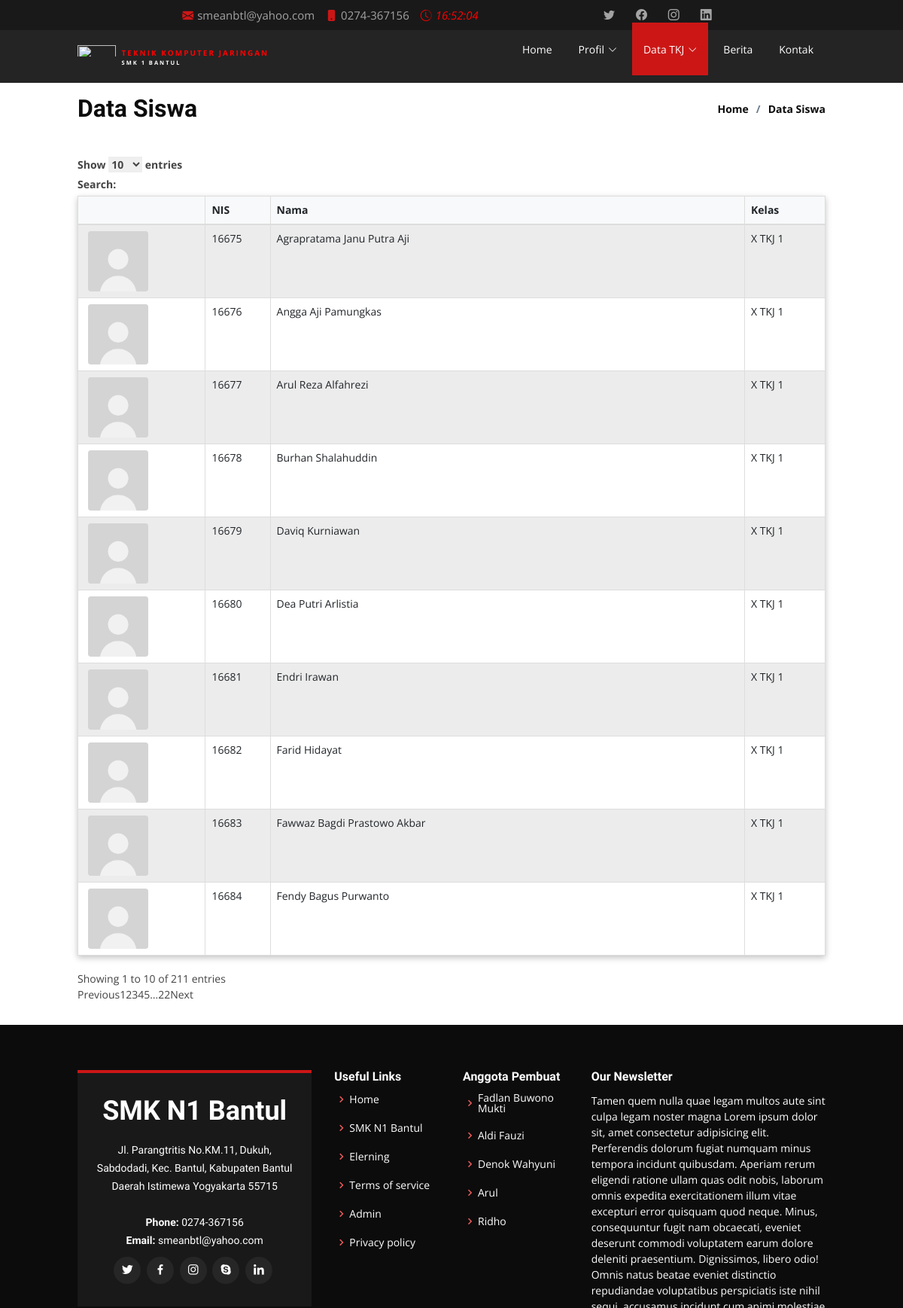
/datasiswa.php (upper part), run on an earlier commit of the app's database.
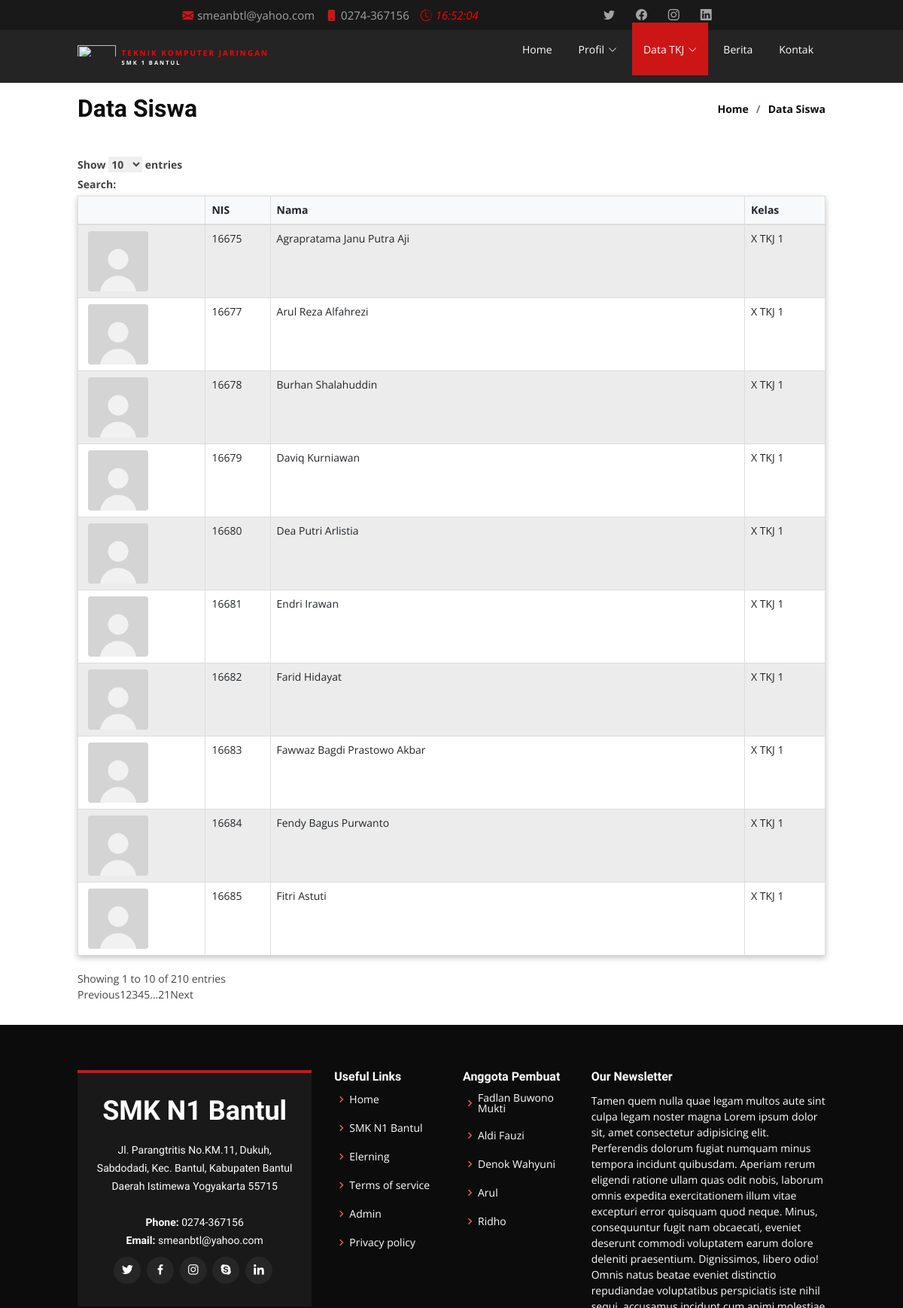
And on a later commit of the database.
### tables this page shows
CREATE TABLE `user` (
  `name` varchar(255) DEFAULT NULL,
  `kelas` enum('X TKJ 1','X TKJ 2','XI TKJ 1','XI TKJ 2','XII TKJ 1','XII TKJ 2') DEFAULT NULL,
  `id` int(11) NOT NULL,
  `NIS` int(11) NOT NULL
);

### datasiswa.php (the view, shortened to what the changed rows need)
<!DOCTYPE html>
<html lang="en">
<head>
  <link href="assets/vendor/aos/aos.css" rel="stylesheet">
  <link href="assets/vendor/bootstrap/css/bootstrap.min.css" rel="stylesheet">
  <link href="assets/vendor/bootstrap-icons/bootstrap-icons.css" rel="stylesheet">
  <link href="assets/vendor/boxicons/css/boxicons.min.css" rel="stylesheet">
  <link href="assets/vendor/glightbox/css/glightbox.min.css" rel="stylesheet">
  <link href="assets/vendor/swiper/swiper-bundle.min.css" rel="stylesheet">
  <link rel="stylesheet" type="text/css" href="https://maxcdn.bootstrapcdn.com/bootstrap/3.3.7/css/bootstrap.min.css">
    <link rel="stylesheet" type="text/css" href="https://cdn.datatables.net/1.10.19/css/dataTables.bootstrap.min.css">
	<link rel="stylesheet" type="text/css" href="https://cdn.datatables.net/fixedheader/3.1.5/css/fixedHeader.bootstrap.min.css">
    <link rel="stylesheet" type="text/css" href="https://cdn.datatables.net/responsive/2.2.3/css/responsive.bootstrap.min.css">
  <link href="assets/css/DataSiswa.css" rel="stylesheet">
</head>
<body  class="selection:bg-slate-600 selection:text-white">
   <section id="breadcrumbs" class="breadcrumbs">
    <div class="container">
      <div class="d-flex justify-content-between align-items-center">
        <h2>Data Siswa</h2>
      </div>
    </div>
  </section>
    <div class="container my-5">
<div class="">
    <table  id="table1" class="table table-striped table-bordered" style="width:100%">
 <thead class="bg-light">
  <tr>
    <th></th>
    <th>NIS</th>
    <TH>Nama</TH>
    <TH>Kelas</TH>
  </tr>
 </thead>
<tbody>
    <?php
 require('koneksi.php');
 $query1= mysqli_query($connection,"SELECT * FROM user");
 while($row=mysqli_fetch_array($query1))
 {
    ?>
    <tr>
    <td><img src="assets/img/icon.png" alt="" width="80px" class="rounded ml-2" id="foto"></td>
      <td><?php echo  $row['NIS'];?></td>
      <td><?php echo  $row['name'];?></td>
      <td class="kelas"><?php echo  $row['kelas'];?></td>
    </tr>
    <?php }  ?>
</tbody>
        </table>
 </div>
 </div>
  <script src="https://cdn.tailwindcss.com"></script>
</body>
</html>

What changed in the data, as far as the page shows it:
removed user: NIS "16676", name "Angga Aji Pamungkas", kelas "X TKJ 1"
now on this page (row unchanged): user: NIS "16685", name "Fitri Astuti", kelas "X TKJ 1"
Also different on the page:
text written by a page script: "Show entries Search: Showing 1 to 10 of 211 entries Previous 1 2 3 4 5 … 22 Next" → "Show entries Search: Showing 1 to 10 of 210 entries Previous 1 2 3 4 5 … 21 Next"
